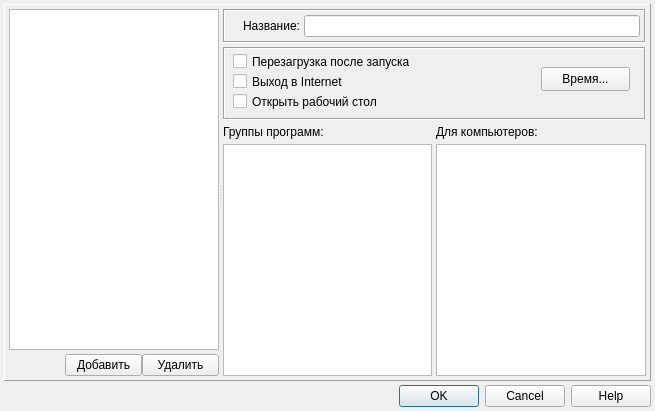
<?xml version="1.0" encoding="UTF-8"?>
<ui version="4.0">
 <class>dialogTariffs</class>
 <widget class="QDialog" name="dialogTariffs">
  <property name="geometry">
   <rect>
    <x>0</x>
    <y>0</y>
    <width>655</width>
    <height>411</height>
   </rect>
  </property>
  <property name="minimumSize">
   <size>
    <width>655</width>
    <height>411</height>
   </size>
  </property>
  <property name="windowTitle">
   <string>Тарифы</string>
  </property>
  <property name="modal">
   <bool>true</bool>
  </property>
  <layout class="QVBoxLayout" name="verticalLayout">
   <property name="spacing">
    <number>4</number>
   </property>
   <property name="leftMargin">
    <number>4</number>
   </property>
   <property name="topMargin">
    <number>4</number>
   </property>
   <property name="rightMargin">
    <number>4</number>
   </property>
   <property name="bottomMargin">
    <number>4</number>
   </property>
   <item>
    <widget class="QFrame" name="frameCentral">
     <property name="sizePolicy">
      <sizepolicy hsizetype="Expanding" vsizetype="Expanding">
       <horstretch>0</horstretch>
       <verstretch>0</verstretch>
      </sizepolicy>
     </property>
     <property name="frameShape">
      <enum>QFrame::Panel</enum>
     </property>
     <property name="frameShadow">
      <enum>QFrame::Raised</enum>
     </property>
     <layout class="QGridLayout" name="gridLayout">
      <property name="leftMargin">
       <number>4</number>
      </property>
      <property name="topMargin">
       <number>4</number>
      </property>
      <property name="rightMargin">
       <number>4</number>
      </property>
      <property name="bottomMargin">
       <number>4</number>
      </property>
      <property name="spacing">
       <number>0</number>
      </property>
      <item row="0" column="0">
       <widget class="QSplitter" name="splitter">
        <property name="sizePolicy">
         <sizepolicy hsizetype="Expanding" vsizetype="Expanding">
          <horstretch>0</horstretch>
          <verstretch>0</verstretch>
         </sizepolicy>
        </property>
        <property name="orientation">
         <enum>Qt::Horizontal</enum>
        </property>
        <widget class="QWidget" name="widgetLeft" native="true">
         <property name="sizePolicy">
          <sizepolicy hsizetype="Fixed" vsizetype="Preferred">
           <horstretch>0</horstretch>
           <verstretch>0</verstretch>
          </sizepolicy>
         </property>
         <property name="minimumSize">
          <size>
           <width>205</width>
           <height>0</height>
          </size>
         </property>
         <layout class="QVBoxLayout" name="verticalLayout_2">
          <property name="spacing">
           <number>4</number>
          </property>
          <property name="leftMargin">
           <number>0</number>
          </property>
          <property name="topMargin">
           <number>0</number>
          </property>
          <property name="rightMargin">
           <number>0</number>
          </property>
          <property name="bottomMargin">
           <number>0</number>
          </property>
          <item>
           <widget class="QListWidget" name="listWidgetNames">
            <property name="editTriggers">
             <set>QAbstractItemView::NoEditTriggers</set>
            </property>
            <property name="selectionMode">
             <enum>QAbstractItemView::ExtendedSelection</enum>
            </property>
            <property name="selectionBehavior">
             <enum>QAbstractItemView::SelectRows</enum>
            </property>
           </widget>
          </item>
          <item>
           <widget class="QWidget" name="widget" native="true">
            <property name="sizePolicy">
             <sizepolicy hsizetype="Expanding" vsizetype="Fixed">
              <horstretch>0</horstretch>
              <verstretch>0</verstretch>
             </sizepolicy>
            </property>
            <property name="minimumSize">
             <size>
              <width>0</width>
              <height>22</height>
             </size>
            </property>
            <layout class="QHBoxLayout" name="horizontalLayout_2">
             <property name="spacing">
              <number>0</number>
             </property>
             <property name="leftMargin">
              <number>0</number>
             </property>
             <property name="topMargin">
              <number>0</number>
             </property>
             <property name="rightMargin">
              <number>0</number>
             </property>
             <property name="bottomMargin">
              <number>0</number>
             </property>
             <item>
              <spacer name="horizontalSpacer">
               <property name="orientation">
                <enum>Qt::Horizontal</enum>
               </property>
               <property name="sizeHint" stdset="0">
                <size>
                 <width>59</width>
                 <height>20</height>
                </size>
               </property>
              </spacer>
             </item>
             <item>
              <widget class="QPushButton" name="buttonAdd">
               <property name="sizePolicy">
                <sizepolicy hsizetype="Fixed" vsizetype="Fixed">
                 <horstretch>0</horstretch>
                 <verstretch>0</verstretch>
                </sizepolicy>
               </property>
               <property name="minimumSize">
                <size>
                 <width>73</width>
                 <height>22</height>
                </size>
               </property>
               <property name="text">
                <string>Добавить</string>
               </property>
              </widget>
             </item>
             <item>
              <widget class="QPushButton" name="buttonDel">
               <property name="sizePolicy">
                <sizepolicy hsizetype="Fixed" vsizetype="Fixed">
                 <horstretch>0</horstretch>
                 <verstretch>0</verstretch>
                </sizepolicy>
               </property>
               <property name="minimumSize">
                <size>
                 <width>73</width>
                 <height>22</height>
                </size>
               </property>
               <property name="text">
                <string>Удалить</string>
               </property>
              </widget>
             </item>
            </layout>
           </widget>
          </item>
         </layout>
        </widget>
        <widget class="QWidget" name="widgetRight" native="true">
         <property name="sizePolicy">
          <sizepolicy hsizetype="Expanding" vsizetype="Expanding">
           <horstretch>0</horstretch>
           <verstretch>0</verstretch>
          </sizepolicy>
         </property>
         <layout class="QVBoxLayout" name="verticalLayout_3">
          <property name="spacing">
           <number>4</number>
          </property>
          <property name="leftMargin">
           <number>0</number>
          </property>
          <property name="topMargin">
           <number>0</number>
          </property>
          <property name="rightMargin">
           <number>0</number>
          </property>
          <property name="bottomMargin">
           <number>0</number>
          </property>
          <item>
           <widget class="QFrame" name="frame_2">
            <property name="sizePolicy">
             <sizepolicy hsizetype="Expanding" vsizetype="Fixed">
              <horstretch>0</horstretch>
              <verstretch>0</verstretch>
             </sizepolicy>
            </property>
            <property name="minimumSize">
             <size>
              <width>0</width>
              <height>33</height>
             </size>
            </property>
            <property name="frameShape">
             <enum>QFrame::Box</enum>
            </property>
            <property name="frameShadow">
             <enum>QFrame::Sunken</enum>
            </property>
            <layout class="QHBoxLayout" name="horizontalLayout">
             <property name="spacing">
              <number>4</number>
             </property>
             <property name="leftMargin">
              <number>4</number>
             </property>
             <property name="topMargin">
              <number>4</number>
             </property>
             <property name="rightMargin">
              <number>4</number>
             </property>
             <property name="bottomMargin">
              <number>4</number>
             </property>
             <item>
              <widget class="QLabel" name="labelTariffName">
               <property name="sizePolicy">
                <sizepolicy hsizetype="Fixed" vsizetype="Expanding">
                 <horstretch>0</horstretch>
                 <verstretch>0</verstretch>
                </sizepolicy>
               </property>
               <property name="minimumSize">
                <size>
                 <width>71</width>
                 <height>0</height>
                </size>
               </property>
               <property name="text">
                <string>Название:</string>
               </property>
               <property name="alignment">
                <set>Qt::AlignRight|Qt::AlignTrailing|Qt::AlignVCenter</set>
               </property>
              </widget>
             </item>
             <item>
              <widget class="QLineEdit" name="lineEditName">
               <property name="minimumSize">
                <size>
                 <width>0</width>
                 <height>21</height>
                </size>
               </property>
              </widget>
             </item>
            </layout>
           </widget>
          </item>
          <item>
           <widget class="QFrame" name="frame_3">
            <property name="sizePolicy">
             <sizepolicy hsizetype="Expanding" vsizetype="Fixed">
              <horstretch>0</horstretch>
              <verstretch>0</verstretch>
             </sizepolicy>
            </property>
            <property name="minimumSize">
             <size>
              <width>420</width>
              <height>73</height>
             </size>
            </property>
            <property name="frameShape">
             <enum>QFrame::Box</enum>
            </property>
            <property name="frameShadow">
             <enum>QFrame::Sunken</enum>
            </property>
            <widget class="QCheckBox" name="checkBoxReboot">
             <property name="geometry">
              <rect>
               <x>10</x>
               <y>6</y>
               <width>177</width>
               <height>17</height>
              </rect>
             </property>
             <property name="text">
              <string>Перезагрузка после запуска</string>
             </property>
            </widget>
            <widget class="QCheckBox" name="checkBoxRoute">
             <property name="geometry">
              <rect>
               <x>10</x>
               <y>26</y>
               <width>177</width>
               <height>17</height>
              </rect>
             </property>
             <property name="text">
              <string>Выход в Internet</string>
             </property>
            </widget>
            <widget class="QCheckBox" name="checkBoxDesktop">
             <property name="geometry">
              <rect>
               <x>10</x>
               <y>46</y>
               <width>177</width>
               <height>17</height>
              </rect>
             </property>
             <property name="text">
              <string>Открыть рабочий стол</string>
             </property>
            </widget>
            <widget class="QPushButton" name="buttonTimes">
             <property name="geometry">
              <rect>
               <x>318</x>
               <y>20</y>
               <width>89</width>
               <height>24</height>
              </rect>
             </property>
             <property name="text">
              <string>Время...</string>
             </property>
            </widget>
           </widget>
          </item>
          <item>
           <widget class="QWidget" name="widget_2" native="true">
            <property name="sizePolicy">
             <sizepolicy hsizetype="Expanding" vsizetype="Expanding">
              <horstretch>0</horstretch>
              <verstretch>0</verstretch>
             </sizepolicy>
            </property>
            <property name="minimumSize">
             <size>
              <width>0</width>
              <height>252</height>
             </size>
            </property>
            <layout class="QHBoxLayout" name="horizontalLayout_3">
             <property name="spacing">
              <number>4</number>
             </property>
             <property name="leftMargin">
              <number>0</number>
             </property>
             <property name="topMargin">
              <number>0</number>
             </property>
             <property name="rightMargin">
              <number>0</number>
             </property>
             <property name="bottomMargin">
              <number>0</number>
             </property>
             <item>
              <widget class="QWidget" name="widget_3" native="true">
               <property name="sizePolicy">
                <sizepolicy hsizetype="Fixed" vsizetype="Expanding">
                 <horstretch>0</horstretch>
                 <verstretch>0</verstretch>
                </sizepolicy>
               </property>
               <property name="minimumSize">
                <size>
                 <width>171</width>
                 <height>0</height>
                </size>
               </property>
               <layout class="QVBoxLayout" name="verticalLayout_6">
                <property name="spacing">
                 <number>4</number>
                </property>
                <property name="leftMargin">
                 <number>0</number>
                </property>
                <property name="topMargin">
                 <number>0</number>
                </property>
                <property name="rightMargin">
                 <number>0</number>
                </property>
                <property name="bottomMargin">
                 <number>0</number>
                </property>
                <item>
                 <widget class="QLabel" name="labelTariffApps">
                  <property name="sizePolicy">
                   <sizepolicy hsizetype="Expanding" vsizetype="Fixed">
                    <horstretch>0</horstretch>
                    <verstretch>0</verstretch>
                   </sizepolicy>
                  </property>
                  <property name="minimumSize">
                   <size>
                    <width>0</width>
                    <height>16</height>
                   </size>
                  </property>
                  <property name="text">
                   <string>Группы программ:</string>
                  </property>
                 </widget>
                </item>
                <item>
                 <widget class="QListWidget" name="listWidgetApps"/>
                </item>
               </layout>
              </widget>
             </item>
             <item>
              <widget class="QWidget" name="widget_4" native="true">
               <property name="sizePolicy">
                <sizepolicy hsizetype="Expanding" vsizetype="Expanding">
                 <horstretch>0</horstretch>
                 <verstretch>0</verstretch>
                </sizepolicy>
               </property>
               <layout class="QVBoxLayout" name="verticalLayout_4">
                <property name="spacing">
                 <number>4</number>
                </property>
                <property name="leftMargin">
                 <number>0</number>
                </property>
                <property name="topMargin">
                 <number>0</number>
                </property>
                <property name="rightMargin">
                 <number>0</number>
                </property>
                <property name="bottomMargin">
                 <number>0</number>
                </property>
                <item>
                 <widget class="QLabel" name="labelTariffComputers">
                  <property name="sizePolicy">
                   <sizepolicy hsizetype="Expanding" vsizetype="Fixed">
                    <horstretch>0</horstretch>
                    <verstretch>0</verstretch>
                   </sizepolicy>
                  </property>
                  <property name="minimumSize">
                   <size>
                    <width>0</width>
                    <height>16</height>
                   </size>
                  </property>
                  <property name="text">
                   <string>Для компьютеров:</string>
                  </property>
                 </widget>
                </item>
                <item>
                 <widget class="QListWidget" name="listWidgetComputers"/>
                </item>
               </layout>
              </widget>
             </item>
            </layout>
           </widget>
          </item>
         </layout>
        </widget>
       </widget>
      </item>
     </layout>
    </widget>
   </item>
   <item>
    <widget class="QDialogButtonBox" name="buttonBox">
     <property name="orientation">
      <enum>Qt::Horizontal</enum>
     </property>
     <property name="standardButtons">
      <set>QDialogButtonBox::Cancel|QDialogButtonBox::Help|QDialogButtonBox::Ok</set>
     </property>
    </widget>
   </item>
  </layout>
 </widget>
 <resources/>
 <connections>
  <connection>
   <sender>buttonBox</sender>
   <signal>accepted()</signal>
   <receiver>dialogTariffs</receiver>
   <slot>accept()</slot>
   <hints>
    <hint type="sourcelabel">
     <x>248</x>
     <y>254</y>
    </hint>
    <hint type="destinationlabel">
     <x>157</x>
     <y>274</y>
    </hint>
   </hints>
  </connection>
  <connection>
   <sender>buttonBox</sender>
   <signal>rejected()</signal>
   <receiver>dialogTariffs</receiver>
   <slot>reject()</slot>
   <hints>
    <hint type="sourcelabel">
     <x>316</x>
     <y>260</y>
    </hint>
    <hint type="destinationlabel">
     <x>286</x>
     <y>274</y>
    </hint>
   </hints>
  </connection>
 </connections>
</ui>
